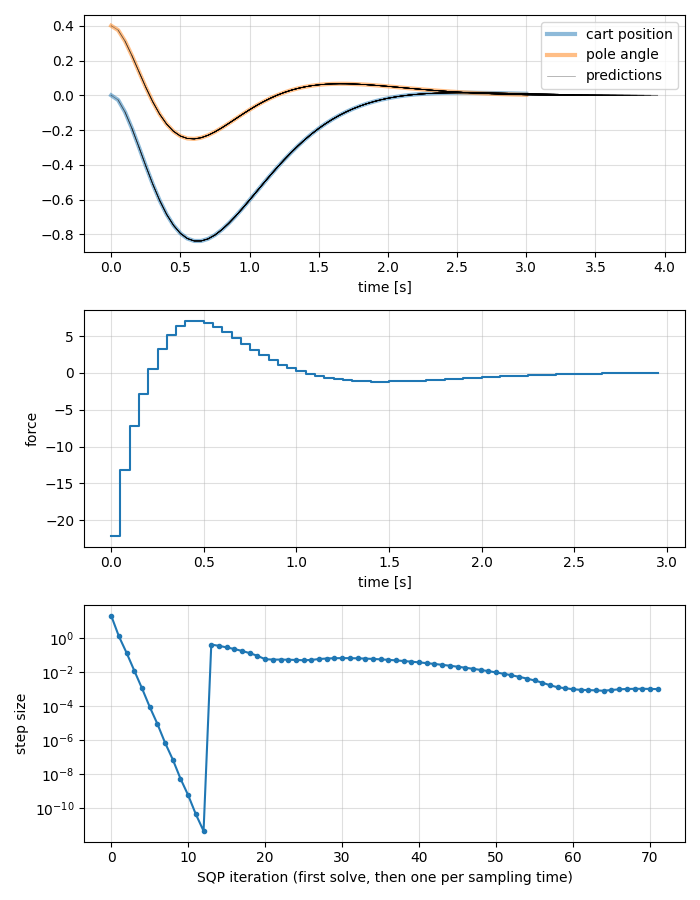

The Python source for this figure:
from prometeo import *

# Developing an algorithm in Python before transpiling it: a Gauss-Newton SQP
# (with Riccati recursions for the QPs) stabilizing a cart-pole, used for
# closed-loop MPC.
#
# The pure blocks below are plain Python: they run with
# 'pmt cartpole_workflow.py' and are removed with
# 'pmt cartpole_workflow.py --cgen=True'. Here they
#   - check intermediate results with NumPy and SciPy (np.array(A) converts a
#     matrix or a vector),
#   - compare the solution with an independent one computed by IPOPT,
#   - log the iterations and the closed loop and plot them with matplotlib,
#   - stop in the debugger (pdb) when a check fails, or with PMT_DEBUG=1.
# The transpiled program computes the same numbers, without any of this.
# See README.md.

nx : dims = 4
nu : dims = 1
N : dims = 20

x_sizes : dimv = [[nx, 1]] * (N + 1)
u_sizes : dimv = [[nu, 1]] * N
A_sizes : dimv = [[nx, nx]] * N
B_sizes : dimv = [[nx, nu]] * N
K_sizes : dimv = [[nu, nx]] * N
R_sizes : dimv = [[nu, nu]] * N
P_sizes : dimv = [[nx, nx]] * (N + 1)

h : float = 0.05
n_sqp : int = 20
tol : float = 1e-10
n_mpc : int = 60
n_dare : int = 300


# pure >
import os
import sys
import numpy as np
import casadi as ca

# PMT_DEBUG=1 pmt cartpole_workflow.py stops in pdb after the first solve
DEBUG = os.environ.get('PMT_DEBUG') == '1'
# what the program does, for the plots: filled by the pure blocks below
log = {'step': [], 'x': [], 'u': [], 'prediction': []}


def cartpole_dynamics():
    x, u = ca.SX.sym('x', nx), ca.SX.sym('u', nu)
    M, m, l, g = 1.0, 0.1, 0.8, 9.81
    s, c = ca.sin(x[1]), ca.cos(x[1])
    d = M + m - m * c * c
    f = ca.vertcat(x[2], x[3], (-m * l * s * x[3] ** 2 + m * g * c * s + u[0]) / d,
        (-m * l * c * s * x[3] ** 2 + u[0] * c + (M + m) * g * s) / (l * d))
    return ca.Function('f', [x, u], [f])


def cartpole_rk4():
    # one RK4 step and its Jacobians, computed by CasADi
    f = cartpole_dynamics()
    x, u = ca.SX.sym('x', nx), ca.SX.sym('u', nu)
    k1 = f(x, u)
    k2 = f(x + h / 2 * k1, u)
    k3 = f(x + h / 2 * k2, u)
    k4 = f(x + h * k3, u)
    xn = x + h / 6 * (k1 + 2 * k2 + 2 * k3 + k4)
    return ca.Function('rk4', [x, u], [xn, ca.jacobian(xn, x), ca.jacobian(xn, u)])


def ipopt_solution(x0, Q, R, QN):
    # the same optimal control problem, solved by IPOPT
    F = cartpole_rk4()
    opti = ca.Opti()
    X, U = opti.variable(nx, N + 1), opti.variable(nu, N)
    cost = 0
    for k in range(N):
        cost += 0.5 * (ca.bilin(Q, X[:, k], X[:, k]) + ca.bilin(R, U[:, k], U[:, k]))
        opti.subject_to(X[:, k + 1] == F(X[:, k], U[:, k])[0])
    opti.minimize(cost + 0.5 * ca.bilin(QN, X[:, N], X[:, N]))
    opti.subject_to(X[:, 0] == x0)
    opti.solver('ipopt', {'print_time': False}, {'print_level': 0, 'sb': 'yes', 'tol': 1e-12})
    return np.array(opti.solve().value(U)).reshape(N, nu)


rk4 = casadi_function(cartpole_rk4())
# pure <


class SQP:
    def __init__(self) -> None:
        self.xs : List = plist(pmat, x_sizes)
        self.us : List = plist(pmat, u_sizes)
        self.A : List = plist(pmat, A_sizes)
        self.B : List = plist(pmat, B_sizes)
        self.b : List = plist(pmat, x_sizes)
        self.P : List = plist(pmat, P_sizes)
        self.L : List = plist(pmat, R_sizes)
        self.K : List = plist(pmat, K_sizes)
        self.Hux : List = plist(pmat, K_sizes)
        self.kk : List = plist(pmat, u_sizes)
        self.dx : List = plist(pmat, x_sizes)
        self.du : List = plist(pmat, u_sizes)
        self.x0 : pmat = pmat(nx, 1)
        self.Q : pmat = pmat(nx, nx)
        self.R : pmat = pmat(nu, nu)
        self.QN : pmat = pmat(nx, nx)
        self.Q[0, 0] = 10.0
        self.Q[1, 1] = 10.0
        self.Q[2, 2] = 0.1
        self.Q[3, 3] = 0.1
        self.R[0, 0] = 0.1

    def terminal_cost(self) -> None:
        # QN: the LQR cost-to-go of the dynamics linearized at the upright
        # position (the discrete-time algebraic Riccati equation, solved by
        # iterating the Riccati recursion)
        x : pmat = pmat(nx, 1)
        u : pmat = pmat(nu, 1)
        xn : pmat = pmat(nx, 1)
        A : pmat = pmat(nx, nx)
        B : pmat = pmat(nx, nu)
        PA : pmat = pmat(nx, nx)
        L : pmat = pmat(nu, nu)
        K : pmat = pmat(nu, nx)
        rk4(x, u, xn, A, B)
        pmat_copy(self.Q, self.QN)
        for it in range(n_dare):
            PA = self.QN @ A
            L = cholesky(self.R + B.T @ self.QN @ B)
            K = -cho_solve(L, B.T @ PA)
            self.QN = self.Q + A.T @ PA + PA.T @ B @ K
            # the recursion does not preserve symmetry: without this, rounding
            # errors grow with the unstable mode and QN diverges (to NaN after
            # about 250 iterations: the check in riccati found it)
            self.QN = 0.5 * (self.QN + self.QN.T)
        # pure >
        # check against SciPy's solver of the Riccati equation
        import scipy.linalg
        P = scipy.linalg.solve_discrete_are(np.array(A), np.array(B), np.array(self.Q), np.array(self.R))
        print('[python] terminal cost, difference from scipy: {:.1e}'.format(
            np.abs(np.array(self.QN) - P).max() / np.abs(P).max()))
        # pure <
        return

    def linearize(self) -> None:
        # A_k, B_k and the gaps b_k = F(x_k, u_k) - x_{k+1}
        for k in range(N):
            rk4(self.xs[k], self.us[k], self.b[k], self.A[k], self.B[k])
            self.b[k] -= self.xs[k + 1]
        return

    def riccati(self) -> None:
        # Newton step: min sum 1/2 dx'Q dx + (Q x_k)'dx + 1/2 du'R du + (R u_k)'du
        # (with QN instead of Q at the last stage)
        # s.t. dx_0 = x0 - x_0, dx_{k+1} = A_k dx_k + B_k du_k + b_k
        PA : pmat = pmat(nx, nx)
        PB : pmat = pmat(nx, nu)
        p : pmat = pmat(nx, 1)
        Pb : pmat = pmat(nx, 1)
        pmat_copy(self.QN, self.P[N])
        p = self.QN @ self.xs[N]
        for k in range(N - 1, -1, -1):
            PA = self.P[k + 1] @ self.A[k]
            PB = self.P[k + 1] @ self.B[k]
            Pb = p + self.P[k + 1] @ self.b[k]
            self.Hux[k] = self.B[k].T @ PA
            self.L[k] = cholesky(self.R + self.B[k].T @ PB)
            self.K[k] = -cho_solve(self.L[k], self.Hux[k])
            self.kk[k] = -cho_solve(self.L[k], self.R @ self.us[k] + self.B[k].T @ Pb)
            self.P[k] = self.Q + self.A[k].T @ PA + self.Hux[k].T @ self.K[k]
            p = self.Q @ self.xs[k] + self.A[k].T @ Pb + self.Hux[k].T @ self.kk[k]
            # pure >
            # the cost-to-go matrices must be symmetric positive definite
            P = np.array(self.P[k])
            if np.abs(P - P.T).max() > 1e-8 * np.abs(P).max() or np.linalg.eigvalsh(P).min() <= 0:
                print('P[{}] is not symmetric positive definite:\n{}'.format(k, P))
                breakpoint()
            # pure <
        self.dx[0] = self.x0 - self.xs[0]
        for k in range(N):
            self.du[k] = self.K[k] @ self.dx[k] + self.kk[k]
            self.dx[k + 1] = self.A[k] @ self.dx[k] + self.B[k] @ self.du[k] + self.b[k]
        return

    def iterate(self) -> float:
        # one SQP iteration; returns the largest component of the step
        step : float = 0.0
        self.linearize()
        self.riccati()
        for k in range(N):
            step = max(step, abs(self.du[k][0, 0]))
            self.us[k] += self.du[k]
        for k in range(N + 1):
            for i in range(nx):
                step = max(step, abs(self.dx[k][i, 0]))
            self.xs[k] += self.dx[k]
        # pure >
        log['step'].append(step)
        # pure <
        return step

    def shift(self) -> None:
        # warm start for the next sampling time: the solution shifted by one
        # stage (the last stage is repeated)
        for k in range(N - 1):
            pmat_copy(self.us[k + 1], self.us[k])
        for k in range(N):
            pmat_copy(self.xs[k + 1], self.xs[k])
        return


def main() -> int:
    sqp : SQP = SQP()
    step : float = 0.0
    iterations : int = 0
    sqp.x0[1, 0] = 0.4
    sqp.terminal_cost()

    # solve the optimal control problem from x0
    for it in range(n_sqp):
        step = sqp.iterate()
        iterations = iterations + 1
        if step < tol:
            break
    print('first solve: %i SQP iterations\n' % iterations)

    # pure >
    # compare with IPOPT: same problem, independent solver
    u = np.array([np.array(sqp.us[k])[0, 0] for k in range(N)])
    u_ipopt = ipopt_solution(np.array(sqp.x0).flatten(), np.array(sqp.Q), np.array(sqp.R),
        np.array(sqp.QN))
    print('[python] difference from IPOPT: {:.1e}'.format(np.abs(u - u_ipopt[:, 0]).max()))
    assert np.allclose(u, u_ipopt[:, 0], atol=1e-8)
    if DEBUG:
        # inspect anything, e.g. np.array(sqp.K[0]), np.array(sqp.P[0]), log['step']
        breakpoint()
    # pure <

    # closed loop: one SQP iteration (real-time iteration) per sampling time
    xplant : pmat = pmat(nx, 1)
    A : pmat = pmat(nx, nx)
    B : pmat = pmat(nx, nu)
    pmat_copy(sqp.x0, xplant)
    for t in range(n_mpc):
        pmat_copy(xplant, sqp.x0)
        step = sqp.iterate()
        rk4(xplant, sqp.us[0], xplant, A, B)
        # pure >
        log['x'].append(np.array(xplant).flatten())
        log['u'].append(np.array(sqp.us[0])[0, 0])
        log['prediction'].append(np.array([np.array(x).flatten() for x in sqp.xs]))
        # pure <
        sqp.shift()
    print('closed loop: final angle %f\n' % xplant[1, 0])

    # pure >
    # in a terminal, an interactive figure (if there is a display); when the
    # output is redirected (e.g. in the tests), the figure is only saved
    interactive = sys.stdout.isatty()
    try:
        import matplotlib
        if not interactive:
            matplotlib.use('Agg')
        import matplotlib.pyplot as plt
        from matplotlib.widgets import Slider
    except ImportError:
        print('[python] matplotlib is not installed: no plots')
        return 0
    # the closed loop from x0, and the prediction made at each sampling time
    t = h * np.arange(n_mpc + 1)
    x = np.array([np.array([0.0, 0.4, 0.0, 0.0])] + log['x'])
    fig, ax = plt.subplots(3, 1, figsize=(7, 9))
    ax[0].plot(t, x[:, 0], lw=3, alpha=0.5, label='cart position')
    ax[0].plot(t, x[:, 1], lw=3, alpha=0.5, label='pole angle')
    for k in range(n_mpc):
        # the predictions made at each sampling time, on top
        for i in range(2):
            ax[0].plot(t[k] + h * np.arange(N + 1), log['prediction'][k][:, i], color='k',
                lw=0.5, alpha=0.4, zorder=3)
    ax[0].plot([], [], color='k', lw=0.5, alpha=0.4, label='predictions')
    ax[0].set_xlabel('time [s]')
    ax[0].legend()
    ax[1].step(t[:-1], log['u'], where='post')
    ax[1].set_xlabel('time [s]')
    ax[1].set_ylabel('force')
    ax[2].semilogy(log['step'], '.-')
    ax[2].set_xlabel('SQP iteration (first solve, then one per sampling time)')
    ax[2].set_ylabel('step size')
    for a in ax:
        a.grid(True, alpha=0.4)
    fig.tight_layout()
    fig.savefig('cartpole_workflow.png')
    print('[python] plots saved to cartpole_workflow.png')
    if interactive and matplotlib.get_backend().lower() != 'agg':
        # a slider to go through the sampling times: the prediction made at
        # each one (thick lines) and its SQP iteration
        fig.subplots_adjust(bottom=0.12)
        predicted = [ax[0].plot([], [], color=c, lw=4, alpha=0.4)[0] for c in ('C0', 'C1')]
        now = [a.axvline(0.0, color='k', lw=0.8) for a in ax[:2]]
        current, = ax[2].plot([], [], 'o', color='C3', markersize=9)
        slider = Slider(fig.add_axes([0.2, 0.02, 0.6, 0.03]), 'sampling time', 0, n_mpc - 1,
            valinit=0, valstep=1)

        def show(k):
            k = int(k)
            for i, line in enumerate(predicted):
                line.set_data(t[k] + h * np.arange(N + 1), log['prediction'][k][:, i])
            for line in now:
                line.set_xdata([t[k], t[k]])
            current.set_data([iterations + k], [log['step'][iterations + k]])
            fig.canvas.draw_idle()

        slider.on_changed(show)
        show(0)
        print('[python] close the figure to continue')
        plt.show()
    # pure <
    return 0
